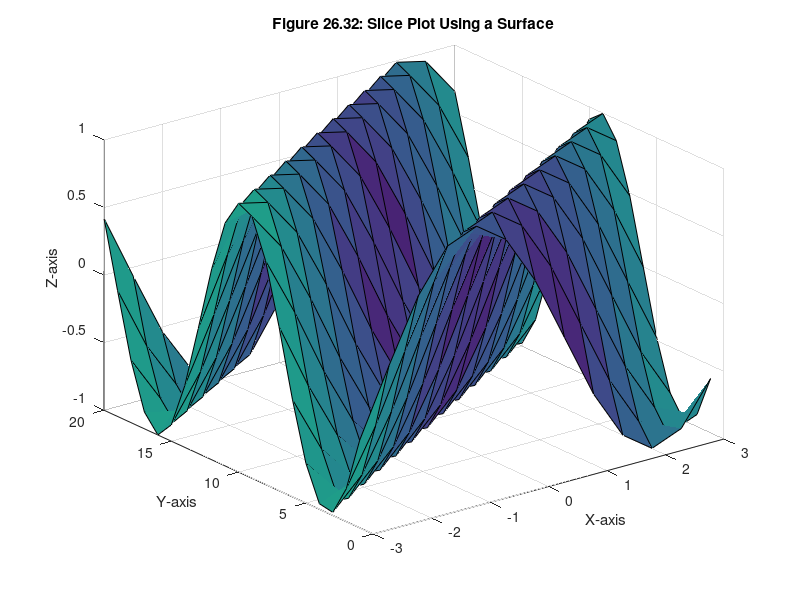

Write MATLAB code to recreate this figure.
x=linspace(-3,3,13);
y=1:20;
z=-5:5;
[X,Y,Z]=meshgrid(x,y,z);
V=sqrt(X.^2 + cos(Y).^2 + Z.^2);
[xs,ys]=meshgrid(x,y);
zs=sin(-xs+ys/2);
slice(X,Y,Z,V,xs,ys,zs)
xlabel('X-axis')
ylabel('Y-axis')
zlabel('Z-axis')
title('Figure 26.32: Slice Plot Using a Surface')
